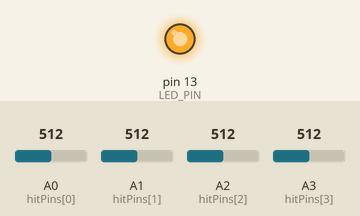
A sketch run on a simulated Arduino Uno, built with avr-gcc and run on an emulated ATmega328P. Parts: output pins drawn as LEDs (lit = HIGH). The test bench sets the inputs (shaded band); at power-on: A0 (hitPins[0]) = 512, A1 (hitPins[1]) = 512, A2 (hitPins[2]) = 512, A3 (hitPins[3]) = 512. What the sketch prints to the serial monitor is not drawn.

Above: at 1.2 s.
1.3 s: A0 (hitPins[0]) set to 489
At 2.5 s:
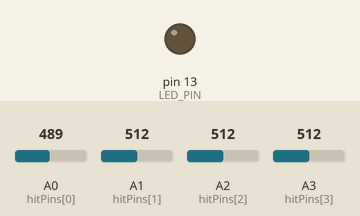
2.8 s: A1 (hitPins[1]) set to 490
4.3 s: A2 (hitPins[2]) set to 490
5.8 s: A3 (hitPins[3]) set to 490
7.3 s: A1 (hitPins[1]) set to 511
At 8.4 s:
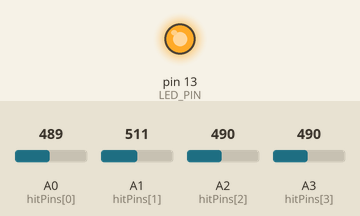
8.8 s: A1 (hitPins[1]) set to 306
At 9.6 s:
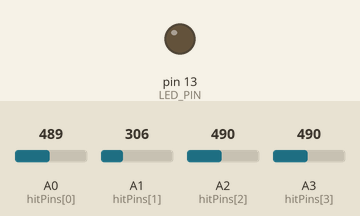
Timing chart, 0 to 11.3 s (numbered marks = the images above; inputs shaded):
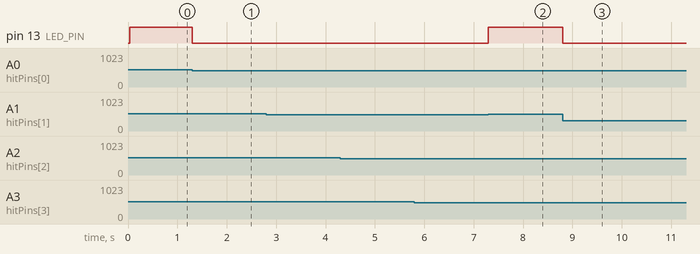

The sketch:

hob_synth.ino
```cpp
#define NOTE_ON 0b10010000
#define NOTE_OFF 0b10000000

//#define DEBUG


const int hitPins[4] = { A0, A1, A2, A3 };
const int numPins = sizeof(hitPins) / sizeof(int);
const int noteNumbers[] = { 29, 31, 32, 34 };
const int midiChannel = 5;

enum state_t { ON, OFF };
state_t states[numPins];

unsigned long lastHits[numPins];
const unsigned long HIT_THRESHOLD = 20; // millis
const int NOTE = 24; // C0
const unsigned long NOTE_DURATION = 30;

const int LED_PIN = 13;

void setup() {

#ifdef DEBUG
  Serial.begin(9600);
#else
  Serial.begin(31250);
#endif
  for (uint8_t i = 0; i < numPins; i++) {
    pinMode(hitPins[i], INPUT);
    lastHits[i] = 0;
    states[i] = OFF;
  }

  pinMode(LED_PIN, OUTPUT);
}


void loop() {

  unsigned long timeNow = millis();

  for (uint8_t i = 0; i < numPins; i++) {
    if (states[i] == OFF && analogRead(hitPins[i]) > 500) {
      if ((timeNow - lastHits[i]) > NOTE_DURATION) {
        sendMidi(NOTE_ON, midiChannel, noteNumbers[i], 80);
        lastHits[i] = timeNow;
        states[i] = ON;
       // Serial.println(analogRead(hitPins[i]));
        digitalWrite(LED_PIN, HIGH);
      }
    }
  }

  for (uint8_t i = 0; i < numPins; i++) {
    if (states[i] == ON && (timeNow - lastHits[i]) > NOTE_DURATION && analogRead(hitPins[i]) < 500) {
      sendMidi(NOTE_OFF, midiChannel, noteNumbers[i], 0);
      states[i] = OFF;

      digitalWrite(LED_PIN, LOW);
    }
  }

}

void sendMidi(uint8_t type, uint8_t channel, uint8_t byte1, uint8_t byte2) {

#ifdef DEBUG
  if (type == NOTE_ON) Serial.print("Note on: ");
  else if (type == NOTE_OFF) Serial.print("Note off: ");
  Serial.print(channel);
  Serial.print(", ");
  Serial.println(byte1);
#else
  byte cmd = type | ((channel-1) & 15);
  Serial.write(cmd);
  Serial.write(byte1);
  Serial.write(byte2);
#endif
}
```

Measured:
- the behaviour switches between 500 and 499 on A0 (hitPins[0]) (found by bisection; images 0 and 1)
- after the input at 1.3 s, pin 13 (LED_PIN): HIGH → LOW at once
- after the input at 2.8 s, every drawn part: stays the same
- after the input at 4.3 s, every drawn part: stays the same
- after the input at 5.8 s, every drawn part: stays the same
- after the input at 7.3 s, pin 13 (LED_PIN): LOW → HIGH at once
- after the input at 8.8 s, pin 13 (LED_PIN): HIGH → LOW at once
